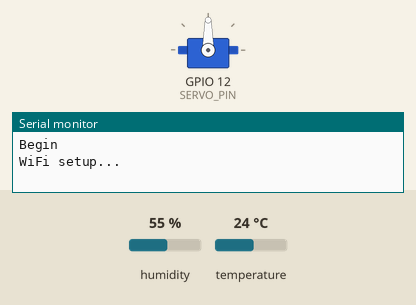
Simulated run of this sketch. Board: ESP8266 (NodeMCU). Parts: servo, the last lines printed to the serial monitor. The test bench sets the inputs (shaded band); at power-on: humidity 55 %, temperature 24 °C. WiFi joins after 1.5 s; servers stay silent unless stated; uploads are accepted with an empty reply.

Above: at 0.1 s.
At 57.9 s:
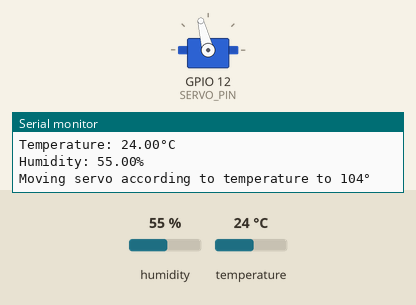
Timing chart, 0 to 59.4 s (numbered marks = the images above):
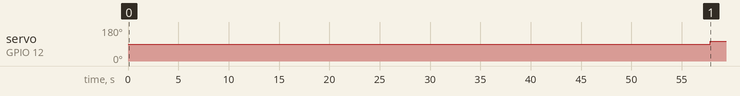

Measured:
- by itself, servo on GPIO 12 (SERVO_PIN): 90° → 104° at 57.8 s

The sketch:

template_croduino.ino
```cpp
#include <ESP8266WiFi.h>
#include <Servo.h>
#include "DHT.h"

//wifi part
const char* wifi_ssid = "";
const char* wifi_password = "";
const char* host = "192.168.1.2";
const uint16_t host_port = 8081;

WiFiClient client;
//wifi part end

//servo part
#define SERVO_PIN 12
Servo servo;
//servo part end

//DHT part
#define DHT_PIN 13
#define DHT_TYPE DHT11
DHT dht(DHT_PIN, DHT_TYPE);
//DHT part end

//variables
float temperature = 0.0;
float humidity = 0.0;
int servo_position = 90;
String POST_data = "";
//variables end

//constants
const String UUID = "798e8266-6f3c-3bf5-b8c8-56fb14b60a56";
const String userUUID = "5e0a6e2d-90f6-45a5-ae1a-d26e8e42b68e";
//constants end

float float_map(float x, float in_min, float in_max, float out_min, float out_max) {
  //sanity check for out of bounds values
  if (x <= in_min)
    x = in_min;
  if (x >= in_max)
    x = in_max;

  return (x - in_min) * (out_max - out_min) / (in_max - in_min) + out_min;
}

void setup() {
  Serial.begin(115200);
  Serial.println("Begin");

  //servo setup
  servo.attach(SERVO_PIN);
  //servo setup end

  //DHT setup
  dht.begin();
  //DHT setup end

  //wifi setup
  Serial.println("WiFi setup...");
  WiFi.begin(wifi_ssid, wifi_password);
  while (WiFi.status() != WL_CONNECTED) {
    delay(500);
    Serial.print("_-");
  }
  Serial.print("Connected to WiFi, local IP adress is: ");
  Serial.println(WiFi.localIP());

  Serial.print("Now connecting to: ");
  Serial.print(host);
  Serial.print(":");
  Serial.println(host_port);

  if (!client.connect(host, host_port)) {
    Serial.println("Can't connect to the web page");
    return;
  }

  Serial.println("Connected to web page");
  client.print(String("GET ") + "/test HTTP/1.1\r\n Host: " + host + "\r\nConnection: close\r\n\r\n");
  delay(20);

  while (client.available()) {
    String line = client.readStringUntil('\r');
    Serial.print(line);
  }
  Serial.println("WiFi setup done.");
  //wifi setup end
}

void loop() {
  delay(55000);//delay as to not swamp the database with too fine data

  temperature = dht.readTemperature();
  humidity = dht.readHumidity();
  if (isnan(temperature) || isnan(humidity)) {
    Serial.println("Failed to read from DHT sensor.");
    return;
  }
  Serial.print("Temperature: ");
  Serial.print(temperature);
  Serial.println("°C");
  Serial.print("Humidity: ");
  Serial.print(humidity);
  Serial.println("%");

  servo_position = round(float_map(temperature, 0, 40, 20, 160));
  Serial.print("Moving servo according to temperature to ");
  Serial.print(servo_position);
  Serial.println("°");
  servo.write(servo_position);

  if (WiFi.status() == WL_CONNECTED) {
    if (client.connect(host, host_port)) {
      POST_data = "{\"user_id\":\"" + userUUID + "\",\"device_id\":\"" + UUID + "\",\"temperature\":" + temperature + ",\"humidity\":" + humidity + "}";
      Serial.println(POST_data);
      client.println("POST /new_entry HTTP/1.1");
      client.print("Host: ");
      client.println(host);
      client.println("Cache-Control: no-cache");
      client.println("Content-Type: application/json");
      client.print("Content-Length: ");
      client.println(POST_data.length());
      client.println();
      client.println(POST_data);

      long interval = 2000;
      unsigned long currentMillis = millis(), previousMillis = millis();

      while (!client.available()) {
        if ((currentMillis - previousMillis) > interval) {
          Serial.println("Timeout...");
          client.stop();
          break;
        }
        currentMillis = millis();
      }

      while (client.connected()) {
        if (client.available()) {
          char str = client.read();
          Serial.print(str);
        }
      }
    }
  }

  Serial.println();
}
```
